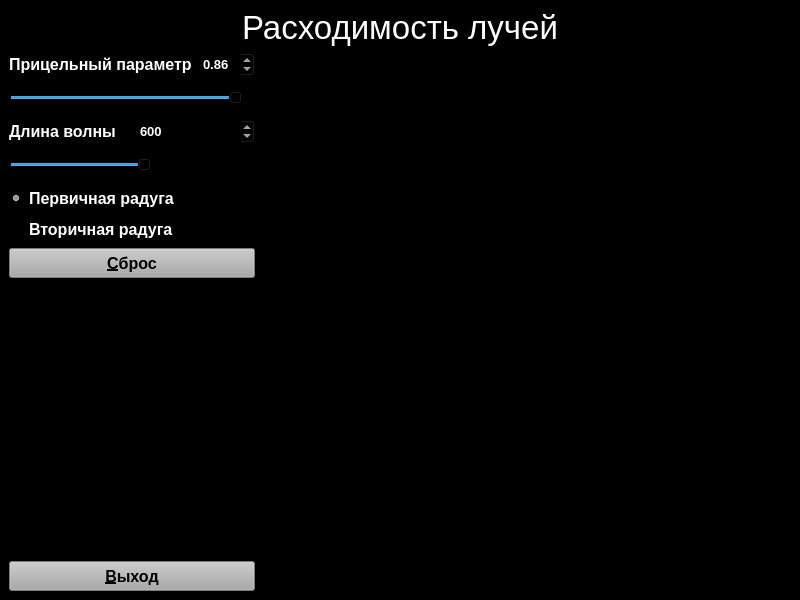
<?xml version="1.0" encoding="UTF-8"?>
<ui version="4.0">
 <class>Form1</class>
 <widget class="QMainWindow" name="Form1">
  <property name="geometry">
   <rect>
    <x>0</x>
    <y>0</y>
    <width>800</width>
    <height>600</height>
   </rect>
  </property>
  <property name="windowTitle">
   <string>MainWindow</string>
  </property>
  <property name="styleSheet">
   <string notr="true">background-color: rgb(0, 0, 0);</string>
  </property>
  <widget class="QWidget" name="centralwidget">
   <layout class="QVBoxLayout" name="verticalLayout_2">
    <item>
     <widget class="QLabel" name="header">
      <property name="sizePolicy">
       <sizepolicy hsizetype="Expanding" vsizetype="Preferred">
        <horstretch>0</horstretch>
        <verstretch>0</verstretch>
       </sizepolicy>
      </property>
      <property name="font">
       <font>
        <pointsize>25</pointsize>
       </font>
      </property>
      <property name="styleSheet">
       <string notr="true">color: rgb(255, 255, 255);</string>
      </property>
      <property name="text">
       <string>Расходимость лучей</string>
      </property>
      <property name="alignment">
       <set>Qt::AlignCenter</set>
      </property>
     </widget>
    </item>
    <item>
     <layout class="QHBoxLayout" name="horizontalLayout_3">
      <item>
       <layout class="QVBoxLayout" name="verticalLayout">
        <item>
         <layout class="QHBoxLayout" name="horizontalLayout">
          <item>
           <widget class="QLabel" name="label">
            <property name="font">
             <font>
              <pointsize>12</pointsize>
              <weight>75</weight>
              <bold>true</bold>
             </font>
            </property>
            <property name="styleSheet">
             <string notr="true">color: rgb(255, 255, 255);</string>
            </property>
            <property name="text">
             <string>Прицельный параметр</string>
            </property>
           </widget>
          </item>
          <item>
           <widget class="QDoubleSpinBox" name="spin1">
            <property name="minimumSize">
             <size>
              <width>0</width>
              <height>25</height>
             </size>
            </property>
            <property name="font">
             <font>
              <pointsize>10</pointsize>
              <weight>75</weight>
              <bold>true</bold>
             </font>
            </property>
            <property name="styleSheet">
             <string notr="true">color: rgb(255, 255, 255);</string>
            </property>
            <property name="minimum">
             <double>-0.960000000000000</double>
            </property>
            <property name="maximum">
             <double>0.960000000000000</double>
            </property>
            <property name="singleStep">
             <double>0.010000000000000</double>
            </property>
            <property name="value">
             <double>0.860000000000000</double>
            </property>
           </widget>
          </item>
         </layout>
        </item>
        <item>
         <widget class="QSlider" name="slider1">
          <property name="sizePolicy">
           <sizepolicy hsizetype="Minimum" vsizetype="Fixed">
            <horstretch>0</horstretch>
            <verstretch>0</verstretch>
           </sizepolicy>
          </property>
          <property name="minimumSize">
           <size>
            <width>0</width>
            <height>30</height>
           </size>
          </property>
          <property name="minimum">
           <number>-96</number>
          </property>
          <property name="maximum">
           <number>96</number>
          </property>
          <property name="value">
           <number>86</number>
          </property>
          <property name="sliderPosition">
           <number>86</number>
          </property>
          <property name="orientation">
           <enum>Qt::Horizontal</enum>
          </property>
         </widget>
        </item>
        <item>
         <layout class="QHBoxLayout" name="horizontalLayout_2">
          <item>
           <widget class="QLabel" name="label2">
            <property name="font">
             <font>
              <pointsize>12</pointsize>
              <weight>75</weight>
              <bold>true</bold>
             </font>
            </property>
            <property name="styleSheet">
             <string notr="true">color: rgb(255, 255, 255);</string>
            </property>
            <property name="text">
             <string>Длина волны</string>
            </property>
           </widget>
          </item>
          <item>
           <widget class="QSpinBox" name="spin2">
            <property name="minimumSize">
             <size>
              <width>0</width>
              <height>25</height>
             </size>
            </property>
            <property name="font">
             <font>
              <pointsize>10</pointsize>
              <weight>75</weight>
              <bold>true</bold>
             </font>
            </property>
            <property name="styleSheet">
             <string notr="true">color: rgb(255, 255, 255);</string>
            </property>
            <property name="minimum">
             <number>400</number>
            </property>
            <property name="maximum">
             <number>760</number>
            </property>
            <property name="value">
             <number>600</number>
            </property>
           </widget>
          </item>
         </layout>
        </item>
        <item>
         <widget class="QSlider" name="slider2">
          <property name="sizePolicy">
           <sizepolicy hsizetype="Minimum" vsizetype="Fixed">
            <horstretch>0</horstretch>
            <verstretch>0</verstretch>
           </sizepolicy>
          </property>
          <property name="minimumSize">
           <size>
            <width>0</width>
            <height>30</height>
           </size>
          </property>
          <property name="minimum">
           <number>400</number>
          </property>
          <property name="maximum">
           <number>760</number>
          </property>
          <property name="value">
           <number>600</number>
          </property>
          <property name="orientation">
           <enum>Qt::Horizontal</enum>
          </property>
         </widget>
        </item>
        <item>
         <widget class="QRadioButton" name="radioButton">
          <property name="font">
           <font>
            <pointsize>12</pointsize>
            <weight>75</weight>
            <bold>true</bold>
           </font>
          </property>
          <property name="styleSheet">
           <string notr="true">color: rgb(255, 255, 255);</string>
          </property>
          <property name="text">
           <string>Первичная радуга</string>
          </property>
          <property name="checked">
           <bool>true</bool>
          </property>
         </widget>
        </item>
        <item>
         <widget class="QRadioButton" name="radioButton_2">
          <property name="font">
           <font>
            <pointsize>12</pointsize>
            <weight>75</weight>
            <bold>true</bold>
           </font>
          </property>
          <property name="styleSheet">
           <string notr="true">color: rgb(255, 255, 255);</string>
          </property>
          <property name="text">
           <string>Вторичная радуга</string>
          </property>
         </widget>
        </item>
        <item>
         <widget class="QPushButton" name="pushButton">
          <property name="minimumSize">
           <size>
            <width>0</width>
            <height>30</height>
           </size>
          </property>
          <property name="font">
           <font>
            <pointsize>12</pointsize>
            <weight>75</weight>
            <bold>true</bold>
           </font>
          </property>
          <property name="styleSheet">
           <string notr="true">background-color: rgb(170,170,170);</string>
          </property>
          <property name="text">
           <string>&amp;Сброс</string>
          </property>
         </widget>
        </item>
        <item>
         <spacer name="verticalSpacer">
          <property name="orientation">
           <enum>Qt::Vertical</enum>
          </property>
          <property name="sizeHint" stdset="0">
           <size>
            <width>20</width>
            <height>68</height>
           </size>
          </property>
         </spacer>
        </item>
        <item>
         <widget class="QPushButton" name="quit">
          <property name="minimumSize">
           <size>
            <width>0</width>
            <height>30</height>
           </size>
          </property>
          <property name="font">
           <font>
            <pointsize>12</pointsize>
            <weight>75</weight>
            <bold>true</bold>
           </font>
          </property>
          <property name="styleSheet">
           <string notr="true">background-color: rgb(170,170,170);</string>
          </property>
          <property name="text">
           <string>&amp;Выход</string>
          </property>
         </widget>
        </item>
       </layout>
      </item>
      <item>
       <widget class="GLWidget" name="widget" native="true">
        <property name="sizePolicy">
         <sizepolicy hsizetype="Expanding" vsizetype="Expanding">
          <horstretch>0</horstretch>
          <verstretch>0</verstretch>
         </sizepolicy>
        </property>
        <zorder></zorder>
       </widget>
      </item>
     </layout>
    </item>
   </layout>
  </widget>
 </widget>
 <customwidgets>
  <customwidget>
   <class>GLWidget</class>
   <extends>QWidget</extends>
   <header>glwidget.h</header>
   <container>1</container>
  </customwidget>
 </customwidgets>
 <resources/>
 <connections>
  <connection>
   <sender>quit</sender>
   <signal>clicked()</signal>
   <receiver>Form1</receiver>
   <slot>close()</slot>
   <hints>
    <hint type="sourcelabel">
     <x>14</x>
     <y>582</y>
    </hint>
    <hint type="destinationlabel">
     <x>24</x>
     <y>297</y>
    </hint>
   </hints>
  </connection>
  <connection>
   <sender>radioButton</sender>
   <signal>clicked()</signal>
   <receiver>Form1</receiver>
   <slot>radio1()</slot>
   <hints>
    <hint type="sourcelabel">
     <x>33</x>
     <y>213</y>
    </hint>
    <hint type="destinationlabel">
     <x>49</x>
     <y>318</y>
    </hint>
   </hints>
  </connection>
  <connection>
   <sender>radioButton_2</sender>
   <signal>clicked()</signal>
   <receiver>Form1</receiver>
   <slot>radio2()</slot>
   <hints>
    <hint type="sourcelabel">
     <x>55</x>
     <y>234</y>
    </hint>
    <hint type="destinationlabel">
     <x>79</x>
     <y>343</y>
    </hint>
   </hints>
  </connection>
  <connection>
   <sender>spin2</sender>
   <signal>valueChanged(int)</signal>
   <receiver>Form1</receiver>
   <slot>wave_spin_d(int)</slot>
   <hints>
    <hint type="sourcelabel">
     <x>226</x>
     <y>141</y>
    </hint>
    <hint type="destinationlabel">
     <x>172</x>
     <y>363</y>
    </hint>
   </hints>
  </connection>
  <connection>
   <sender>slider2</sender>
   <signal>sliderMoved(int)</signal>
   <receiver>Form1</receiver>
   <slot>wave_slider_d(int)</slot>
   <hints>
    <hint type="sourcelabel">
     <x>141</x>
     <y>175</y>
    </hint>
    <hint type="destinationlabel">
     <x>126</x>
     <y>399</y>
    </hint>
   </hints>
  </connection>
  <connection>
   <sender>spin1</sender>
   <signal>valueChanged(double)</signal>
   <receiver>Form1</receiver>
   <slot>dist_spin_d(double)</slot>
   <hints>
    <hint type="sourcelabel">
     <x>230</x>
     <y>67</y>
    </hint>
    <hint type="destinationlabel">
     <x>141</x>
     <y>441</y>
    </hint>
   </hints>
  </connection>
  <connection>
   <sender>slider1</sender>
   <signal>sliderMoved(int)</signal>
   <receiver>Form1</receiver>
   <slot>dist_slider_d(int)</slot>
   <hints>
    <hint type="sourcelabel">
     <x>113</x>
     <y>107</y>
    </hint>
    <hint type="destinationlabel">
     <x>72</x>
     <y>419</y>
    </hint>
   </hints>
  </connection>
  <connection>
   <sender>pushButton</sender>
   <signal>clicked()</signal>
   <receiver>Form1</receiver>
   <slot>reset()</slot>
   <hints>
    <hint type="sourcelabel">
     <x>256</x>
     <y>272</y>
    </hint>
    <hint type="destinationlabel">
     <x>199</x>
     <y>412</y>
    </hint>
   </hints>
  </connection>
 </connections>
 <slots>
  <slot>radio1()</slot>
  <slot>radio2()</slot>
  <slot>wave_spin_d(int)</slot>
  <slot>wave_slider_d(int)</slot>
  <slot>dist_spin_d(double)</slot>
  <slot>dist_slider_d(int)</slot>
  <slot>reset()</slot>
 </slots>
</ui>
